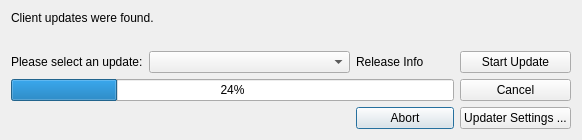
<?xml version="1.0" encoding="UTF-8"?>
<ui version="4.0">
 <class>Dialog</class>
 <widget class="QDialog" name="Dialog">
  <property name="geometry">
   <rect>
    <x>0</x>
    <y>0</y>
    <width>582</width>
    <height>140</height>
   </rect>
  </property>
  <property name="sizePolicy">
   <sizepolicy hsizetype="Maximum" vsizetype="Maximum">
    <horstretch>0</horstretch>
    <verstretch>0</verstretch>
   </sizepolicy>
  </property>
  <property name="windowTitle">
   <string>Updates found</string>
  </property>
  <layout class="QGridLayout" name="gridLayout">
   <item row="0" column="0" colspan="5">
    <widget class="QLabel" name="lblUpdatesFound">
     <property name="text">
      <string>Client updates were found.</string>
     </property>
     <property name="alignment">
      <set>Qt::AlignLeading|Qt::AlignLeft|Qt::AlignTop</set>
     </property>
    </widget>
   </item>
   <item row="4" column="4">
    <widget class="QPushButton" name="btnCancel">
     <property name="text">
      <string>Cancel</string>
     </property>
    </widget>
   </item>
   <item row="1" column="1" colspan="2">
    <widget class="QComboBox" name="cbReleases"/>
   </item>
   <item row="5" column="4">
    <widget class="QPushButton" name="btnSettings">
     <property name="text">
      <string>Updater Settings ...</string>
     </property>
    </widget>
   </item>
   <item row="1" column="0">
    <widget class="QLabel" name="label_3">
     <property name="text">
      <string>Please select an update:</string>
     </property>
    </widget>
   </item>
   <item row="1" column="4">
    <widget class="QPushButton" name="btnStart">
     <property name="text">
      <string>Start Update</string>
     </property>
    </widget>
   </item>
   <item row="1" column="3">
    <widget class="QLabel" name="lblInfo">
     <property name="text">
      <string>Release Info</string>
     </property>
     <property name="openExternalLinks">
      <bool>true</bool>
     </property>
     <property name="textInteractionFlags">
      <set>Qt::TextBrowserInteraction</set>
     </property>
    </widget>
   </item>
   <item row="4" column="0" colspan="4">
    <widget class="QProgressBar" name="pbDownload">
     <property name="value">
      <number>24</number>
     </property>
    </widget>
   </item>
   <item row="5" column="3">
    <widget class="QPushButton" name="btnAbort">
     <property name="text">
      <string>Abort</string>
     </property>
     <property name="default">
      <bool>true</bool>
     </property>
     <property name="flat">
      <bool>false</bool>
     </property>
    </widget>
   </item>
  </layout>
 </widget>
 <resources/>
 <connections/>
</ui>
